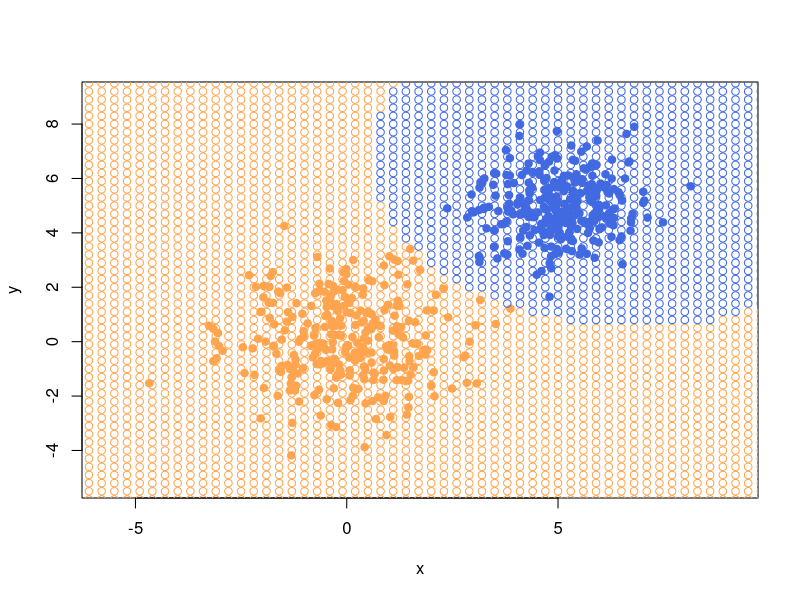

The R source for this figure:
library("MASS")

vostanovleniemu <- function(x)
{
  m <- dim(x)[2]
  mu <- matrix(NA, 1, m)
  for(i in 1:m)
  {
    mu[1,i] <- mean(x[,i])
  }
  return(mu)
}

vostanovlenieсovariance <- function(x,mu)
{
  n <- dim(x)[1]
  m <- dim(x)[2]
  sigma <- matrix(0, 1, 1)
  for(i in 1:n)
  {
    sigma <- sigma + ((x[i,]-mu)%*%(t((x[i,]-mu))))
    
    
  }
  return(sigma/(n-1))
}

naiv <- function(x,m,s,lamda,PP)
{
  
  
  n<-dim(mu)[2]
  p<-rep(0,n)
  a<-matrix(c(0,0,0,0),2,2)
  for(i in 1:n)
  {

    sigma<-s[i]
    mu<-matrix(c(m[i,1],m[i,2]),1,2)
    l<-lamda[i]
    P<-PP[i]
    
    pyj <- (1/(sqrt(2*pi*sigma^2)))*exp(-((x-mu)^2)/(2*sigma^2))
    p[i] <- log(lamda*P)+log(pyj[1,1])+log(pyj[1,2])
    
  }
  
  
  if(p[1]>p[2])
  {
    
    class<-colors[1]
  }
  else
  {
    class<-colors[2]
  }
  return(class)
  

  
  return(p)
}

n <- 300
sigma1 <- matrix(c(2, 0, 0, 2),2,2)
sigma2 <- matrix(c(1, 0, 0, 1),2,2)

mu1 <- c(0, 0)
mu2 <- c(5, 5)

xy1 <- mvrnorm(n=n, mu = mu1, Sigma = sigma1)
xy2 <- mvrnorm(n=n, mu = mu2, Sigma = sigma2)

plotxmin <- min(xy1[,1], xy2[,1]) - 1
plotymin <- min(xy1[,2], xy2[,2]) - 1
plotxmax <- max(xy1[,1], xy2[,1]) + 1
plotymax <- max(xy1[,2], xy2[,2]) + 1
plot(xy1[,1],xy2[,2], type="n", xlab = "x", ylab = "y", xlim=c(plotxmin, plotxmax), ylim = c(plotymin, plotymax))

colors <- c("tan1", "royalblue")
points(xy1, pch=21, col=colors[1], bg=colors[1])
points(xy2, pch=21, col=colors[2], bg=colors[2])

mu1 <- vostanovleniemu(xy1)
mu2 <- vostanovleniemu(xy2)

sigma1 <-vostanovlenieсovariance(xy1,mu1)
sigma2 <-vostanovlenieсovariance(xy2,mu2)

l1<-20
l2<-6

P1<-dim(xy1)[1]/(dim(xy1)[1]+dim(xy2)[1])
P2<-dim(xy2)[1]/(dim(xy1)[1]+dim(xy2)[1])

sigma<-rbind(sigma1,sigma2)
mu<-rbind(mu1,mu2)
l<-rbind(l1,l2)
P<-rbind(P1,P2)

x <- -10
while(x < 10) 
{
  y<--10
  while (y < 10) 
  {
    z <- c(x,y)  
    
    c <- naiv(z,mu,sigma,l,P)
    points(z[1], z[2], pch = 21, col = c)

    y <- y+0.3
  }
  x <- x+0.3
}
